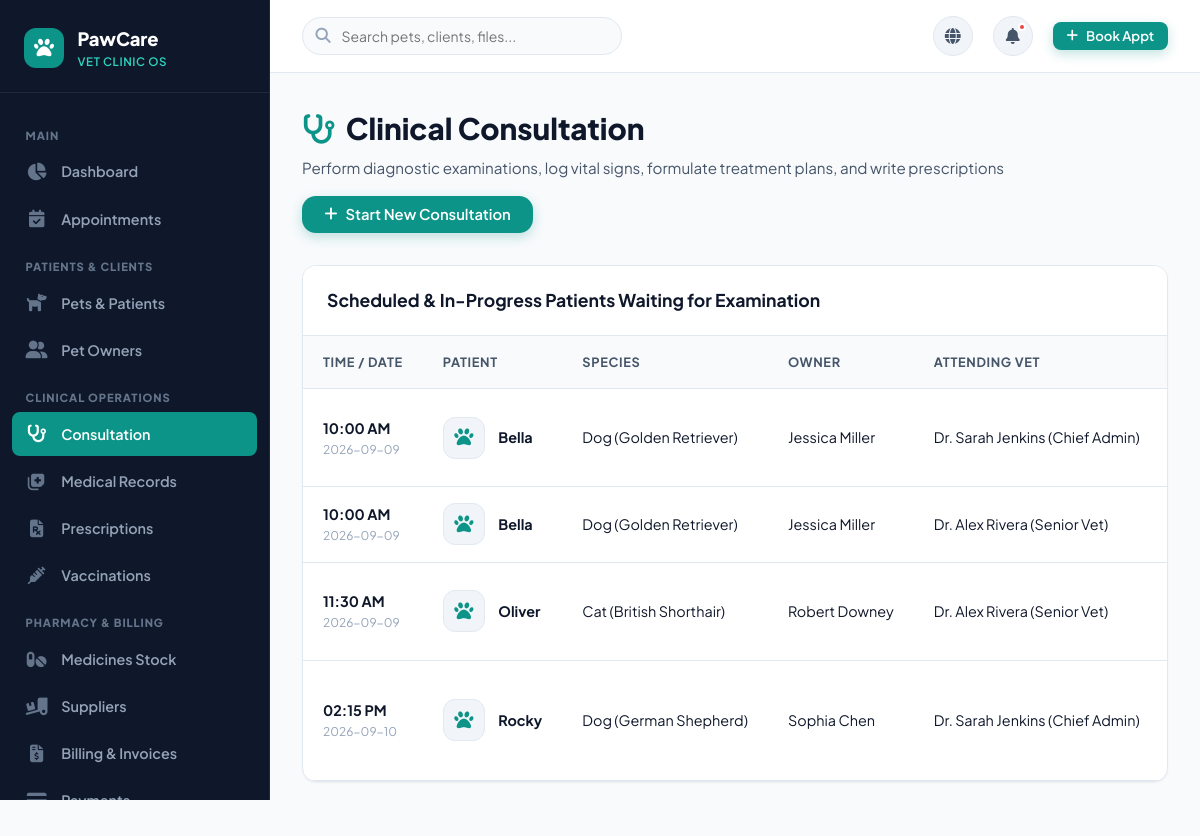
The page /consultation (signed in) on the database its author committed.
### tables this page shows
CREATE TABLE appointments (
    id INTEGER PRIMARY KEY AUTOINCREMENT,
    pet_id INTEGER NOT NULL,
    owner_id INTEGER NOT NULL,
    doctor_id INTEGER NOT NULL,
    appointment_date DATE NOT NULL,
    appointment_time VARCHAR(20) NOT NULL,
    reason TEXT NOT NULL,
    status VARCHAR(20) DEFAULT 'scheduled', -- 'scheduled', 'in_progress', 'completed', 'cancelled'
    notes TEXT,
    created_at TIMESTAMP DEFAULT CURRENT_TIMESTAMP,
    FOREIGN KEY (pet_id) REFERENCES pets (id) ON DELETE CASCADE,
    FOREIGN KEY (owner_id) REFERENCES owners (id) ON DELETE CASCADE,
    FOREIGN KEY (doctor_id) REFERENCES doctors (id) ON DELETE CASCADE
);

CREATE TABLE pets (
    id INTEGER PRIMARY KEY AUTOINCREMENT,
    owner_id INTEGER NOT NULL,
    name VARCHAR(80) NOT NULL,
    species VARCHAR(50) NOT NULL, -- Dog, Cat, Bird, Rabbit, Reptile, etc.
    breed VARCHAR(80),
    gender VARCHAR(10) DEFAULT 'Unknown', -- Male, Female, Neutered Male, Spayed Female
    date_of_birth DATE,
    age_years INTEGER DEFAULT 0,
    weight REAL DEFAULT 0.0, -- in kg
    color VARCHAR(50),
    microchip_id VARCHAR(100),
    photo VARCHAR(255) DEFAULT 'default_pet.png',
    allergies TEXT,
    medical_notes TEXT,
    created_at TIMESTAMP DEFAULT CURRENT_TIMESTAMP,
    FOREIGN KEY (owner_id) REFERENCES owners (id) ON DELETE CASCADE
);

CREATE TABLE owners (
    id INTEGER PRIMARY KEY AUTOINCREMENT,
    name VARCHAR(120) NOT NULL,
    email VARCHAR(120),
    phone VARCHAR(30) NOT NULL,
    address TEXT,
    city VARCHAR(80),
    emergency_contact VARCHAR(80),
    notes TEXT,
    created_at TIMESTAMP DEFAULT CURRENT_TIMESTAMP
);

CREATE TABLE users (
    id INTEGER PRIMARY KEY AUTOINCREMENT,
    username VARCHAR(80) UNIQUE NOT NULL,
    email VARCHAR(120) UNIQUE NOT NULL,
    password_hash VARCHAR(255) NOT NULL,
    full_name VARCHAR(120) NOT NULL,
    role VARCHAR(20) NOT NULL DEFAULT 'staff', -- 'admin', 'doctor', 'staff'
    phone VARCHAR(30),
    is_active INTEGER DEFAULT 1,
    created_at TIMESTAMP DEFAULT CURRENT_TIMESTAMP
);

### app.py (the view)
@app.route('/consultation')
@login_required
def consultation():
    db = get_db()
    today = date.today().strftime('%Y-%m-%d')
    appts = db.execute("""
        SELECT a.*, p.name as pet_name, p.species, p.breed, o.name as owner_name, u.full_name as doctor_name
        FROM appointments a
        JOIN pets p ON a.pet_id = p.id
        JOIN owners o ON a.owner_id = o.id
        JOIN doctors d ON a.doctor_id = d.id
        JOIN users u ON d.user_id = u.id
        WHERE a.status IN ('scheduled', 'in_progress')
        ORDER BY a.appointment_date ASC, a.appointment_time ASC
    """).fetchall()
    return render_template('consultation.html', appointments=appts)

### app.py (called while the page is built)
def get_db():
    if 'db' not in g:
        g.db = sqlite3.connect(
            app.config['DATABASE'],
            detect_types=sqlite3.PARSE_DECLTYPES
        )
        g.db.row_factory = sqlite3.Row
        g.db.execute("PRAGMA foreign_keys = ON;")
    return g.db

def init_db():
    db = get_db()
    cur = db.cursor()
    cur.execute("SELECT name FROM sqlite_master WHERE type='table' AND name='users';")
    if cur.fetchone() is None:
        if os.path.exists(app.config['SQL_SCHEMA']):
            with open(app.config['SQL_SCHEMA'], mode='r', encoding='utf-8') as f:
                db.cursor().executescript(f.read())
            db.commit()

@app.before_request
def setup_database_if_needed():
    init_db()

def login_required(view):
    from functools import wraps
    @wraps(view)
    def wrapped_view(**kwargs):
        if 'user_id' not in session:
            flash('Please log in to access this page.', 'warning')
            return redirect(url_for('login', next=request.url))
        return view(**kwargs)
    return wrapped_view

### templates/consultation.html (shortened to what this page needs)
{% extends "base.html" %}
{% block content %}
<div class="page-header">
  <div class="page-header-text">
    <h1><i class="fas fa-stethoscope" style="color: var(--primary);"></i> Clinical Consultation</h1>
    <p>Perform diagnostic examinations, log vital signs, formulate treatment plans, and write prescriptions</p>
  </div>
  {% if not is_creating %}
  <div class="page-actions">
    <a href="{{ url_for('add_consultation') }}" class="btn btn-primary">
      <i class="fas fa-plus"></i> Start New Consultation
    </a>
  </div>
  {% endif %}
</div>
{% if is_creating %}
<div class="form-card">
  <form action="{{ url_for('add_consultation') }}" method="POST" data-validate="true">
    {% if appointment %}
      <input type="hidden" name="appointment_id" value="{{ appointment.id }}">
      <input type="hidden" name="pet_id" value="{{ appointment.pet_id }}">
      <input type="hidden" name="doctor_id" value="{{ appointment.doc_id or appointment.doctor_id }}">
      <div style="background: var(--primary-light); padding: 1rem 1.25rem; border-radius: var(--border-radius-md); margin-bottom: 1.5rem; display: flex; justify-content: space-between; align-items: center;">
        <div>
          <strong style="color: var(--primary-dark); font-size: 1.05rem;"><i class="fas fa-paw"></i> Patient: {{ appointment.pet_name }} ({{ appointment.species }})</strong>
          <div style="font-size: 0.85rem; color: var(--text-secondary); margin-top: 0.2rem;">Owner: {{ appointment.owner_name }} &bull; Linked to Appointment #{{ appointment.id }}</div>
        </div>
        <span class="badge badge-info">In Consultation</span>
      </div>
    {% else %}
      <div class="form-section-title">
        <i class="fas fa-paw"></i> Patient & Doctor Assignment
      </div>
      <div class="form-grid-2">
        <div class="form-group">
          <label class="form-label">Patient Pet <span class="required">*</span></label>
          <select name="pet_id" class="form-control" required>
            <option value="">-- Choose Patient --</option>
            {% for p in pets %}
            <option value="{{ p.id }}">{{ p.name }} ({{ p.species }})</option>
            {% endfor %}
          </select>
        </div>
        <div class="form-group">
          <label class="form-label">Attending Veterinarian <span class="required">*</span></label>
          <select name="doctor_id" class="form-control" required>
            {% for d in doctors %}
            <option value="{{ d.id }}">{{ d.full_name }}</option>
            {% endfor %}
          </select>
        </div>
      </div>
    {% endif %}
    <div class="form-section-title">
      <i class="fas fa-heartbeat"></i> Patient Vitals Triage
    </div>
    <div class="form-grid-3" style="grid-template-columns: repeat(4, 1fr);">
      <div class="form-group">
        <label class="form-label">Body Temperature (°C)</label>
        <input type="number" step="0.1" name="temperature" class="form-control" placeholder="38.5 (Normal 38-39°C)">
      </div>
      <div class="form-group">
        <label class="form-label">Heart Rate (bpm)</label>
        <input type="number" name="heart_rate" class="form-control" placeholder="80-120 bpm">
      </div>
      <div class="form-group">
        <label class="form-label">Respiration Rate (rpm)</label>
        <input type="number" name="respiratory_rate" class="form-control" placeholder="15-30 rpm">
      </div>
      <div class="form-group">
        <label class="form-label">Current Weight (kg)</label>
        <input type="number" step="0.1" name="weight" value="{{ appointment.pet_weight if appointment else '' }}" class="form-control" placeholder="e.g. 28.5">
      </div>
    </div>
    <div class="form-section-title">
      <i class="fas fa-diagnoses"></i> Findings & Diagnosis
    </div>
    <div class="form-grid-2">
      <div class="form-group">
        <label class="form-label">Reported Symptoms & Clinical Signs <span class="required">*</span></label>
        <textarea name="symptoms" class="form-control" rows="3" placeholder="e.g. Head tilting, scratching right ear, bilateral brownish wax discharge" required>{{ appointment.reason if appointment else '' }}</textarea>
      </div>
      <div class="form-group">
        <label class="form-label">Primary Diagnosis <span class="required">*</span></label>
        <textarea name="diagnosis" class="form-control" rows="3" placeholder="e.g. Acute Otitis Externa (Bacterial / Malassezia)" required></textarea>
      </div>
    </div>
    <div class="form-section-title">
      <i class="fas fa-prescription-bottle-alt"></i> Treatment & Prescriptions
    </div>
    <div class="form-group">
      <label class="form-label">Treatment Plan & Medical Directives <span class="required">*</span></label>
      <textarea name="treatment_plan" class="form-control" rows="3" placeholder="Clean ears with antiseptic wash. Prescribe topical antibacterial/antifungal drops and oral NSAID for 7 days." required></textarea>
    </div>
    <div style="background: var(--bg-subtle); padding: 1.5rem; border-radius: var(--border-radius-md); border: 1px solid var(--border-color); margin-bottom: 1.5rem;">
      <div style="display: flex; justify-content: space-between; align-items: center; margin-bottom: 1rem;">
        <h4 style="font-size: 0.95rem; font-weight: 700; color: var(--text-primary);">
          <i class="fas fa-pills" style="color: var(--primary);"></i> Add Prescribed Medications
        </h4>
        <button type="button" class="btn btn-outline btn-sm" id="addPrescriptionItemBtn">
          <i class="fas fa-plus"></i> Add Medicine Row
        </button>
      </div>
      <div id="prescriptionItemsContainer">
      </div>
    </div>
    <div class="form-grid-2">
      <div class="form-group">
        <label class="form-label">Dietary & Nutritional Notes</label>
        <input type="text" name="dietary_notes" class="form-control" placeholder="e.g. Hypoallergenic diet, withhold dairy">
      </div>
      <div class="form-group">
        <label class="form-label">Recommended Follow-up Visit Date</label>
        <input type="date" name="follow_up_date" class="form-control">
      </div>
    </div>
    <div class="form-actions">
      <a href="{{ url_for('consultation') }}" class="btn btn-secondary">Cancel</a>
      <button type="submit" class="btn btn-primary btn-lg">
        <i class="fas fa-check-circle"></i> Save Consultation & Medical Chart
      </button>
    </div>
  </form>
</div>
{% else %}
<div class="table-wrapper">
  <div class="table-toolbar">
    <h3 style="font-size: 1.1rem; font-weight: 700;">Scheduled & In-Progress Patients Waiting for Examination</h3>
  </div>
  {% if appointments %}
  <div class="table-responsive">
    <table class="custom-table">
      <thead>
        <tr>
          <th>Time / Date</th>
          <th>Patient</th>
          <th>Species</th>
          <th>Owner</th>
          <th>Attending Vet</th>
          <th>Chief Complaint</th>
        </tr>
      </thead>
      <tbody>
        {% for a in appointments %}
        <tr>
          <td>
            <strong>{{ a.appointment_time }}</strong>
            <div style="font-size: 0.75rem; color: var(--text-muted);">{{ a.appointment_date }}</div>
          </td>
          <td>
            <div class="table-user-cell">
              <div class="table-avatar"><i class="fas fa-paw"></i></div>
              <div class="table-user-info">
                <a href="{{ url_for('pet_details', id=a.pet_id) }}" class="name">{{ a.pet_name }}</a>
              </div>
            </div>
          </td>
          <td>{{ a.species }} ({{ a.breed or 'Mixed' }})</td>
          <td>{{ a.owner_name }}</td>
          <td>{{ a.doctor_name }}</td>
          <td style="max-width: 220px; white-space: normal; font-size: 0.85rem;">{{ a.reason }}</td>
        </tr>
        {% endfor %}
      </tbody>
    </table>
  </div>
  {% endif %}
</div>
{% endif %}
{% endblock %}

### static/css/style.css (style rules this page uses)
:root { --primary: #0d9488; --primary-hover: #0f766e; --primary-light: #ccfbf1; --primary-dark: #115e59; --secondary: #6366f1; --secondary-light: #e0e7ff; --accent: #f59e0b; --accent-light: #fef3c7; --success: #10b981; --success-light: #d1fae5; --danger: #ef4444; --danger-light: #fee2e2; --warning: #f59e0b; --info: #0284c7; --info-light: #e0f2fe; --bg-main: #f8fafc; --bg-card: #ffffff; --bg-sidebar: #0f172a; --bg-subtle: #f1f5f9; --text-primary: #0f172a; --text-secondary: #475569; --text-muted: #94a3b8; --text-light: #f8fafc; --border-color: #e2e8f0; --border-radius-sm: 8px; --border-radius-md: 14px; --border-radius-lg: 20px; --border-radius-full: 9999px; --shadow-sm: 0 1px 2px 0 rgba(0, 0, 0, 0.05); --shadow-md: 0 4px 6px -1px rgba(0, 0, 0, 0.07), 0 2px 4px -1px rgba(0, 0, 0, 0.04); --shadow-lg: 0 10px 15px -3px rgba(0, 0, 0, 0.08), 0 4px 6px -2px rgba(0, 0, 0, 0.04); --shadow-xl: 0 20px 25px -5px rgba(0, 0, 0, 0.1), 0 10px 10px -5px rgba(0, 0, 0, 0.04); --transition: all 0.25s cubic-bezier(0.4, 0, 0.2, 1); }
* { margin: 0; padding: 0; box-sizing: border-box; }
body { font-family: 'Plus Jakarta Sans', -apple-system, BlinkMacSystemFont, sans-serif; background-color: var(--bg-main); color: var(--text-primary); line-height: 1.6; overflow-x: hidden; }
a { color: inherit; text-decoration: none; transition: var(--transition); }
.btn { display: inline-flex; align-items: center; justify-content: center; gap: 0.5rem; font-weight: 600; font-size: 0.925rem; padding: 0.65rem 1.35rem; border-radius: var(--border-radius-md); border: 1px solid transparent; cursor: pointer; transition: var(--transition); line-height: 1; }
.btn-primary { background-color: var(--primary); color: #ffffff; box-shadow: 0 4px 12px rgba(13, 148, 136, 0.25); }

### static/css/dashboard.css (style rules this page uses)
.page-header { display: flex; align-items: center; justify-content: space-between; margin-bottom: 2rem; flex-wrap: wrap; gap: 1rem; }
.page-header-text h1 { font-size: 1.85rem; font-weight: 800; color: var(--text-primary); display: flex; align-items: center; gap: 0.65rem; }
.page-header-text p { color: var(--text-secondary); font-size: 0.95rem; margin-top: 0.2rem; }
.page-actions { display: flex; align-items: center; gap: 0.75rem; }

### static/css/tables.css (style rules this page uses)
.table-wrapper { background: #ffffff; border-radius: var(--border-radius-md); border: 1px solid var(--border-color); box-shadow: var(--shadow-sm); overflow: hidden; margin-bottom: 2rem; }
.table-toolbar { padding: 1.25rem 1.5rem; display: flex; align-items: center; justify-content: space-between; border-bottom: 1px solid var(--border-color); background: #ffffff; flex-wrap: wrap; gap: 1rem; }
.table-responsive { width: 100%; overflow-x: auto; -webkit-overflow-scrolling: touch; }
.custom-table { width: 100%; border-collapse: collapse; text-align: left; font-size: 0.9rem; }
.custom-table th { background-color: #f8fafc; color: var(--text-secondary); font-weight: 700; font-size: 0.8rem; text-transform: uppercase; letter-spacing: 0.05em; padding: 1rem 1.25rem; border-bottom: 1px solid var(--border-color); white-space: nowrap; }
.custom-table td { padding: 1rem 1.25rem; border-bottom: 1px solid var(--border-color); color: var(--text-primary); vertical-align: middle; white-space: nowrap; }
.custom-table tbody tr { transition: var(--transition); }
.table-user-cell { display: flex; align-items: center; gap: 0.85rem; }
.table-avatar { width: 42px; height: 42px; border-radius: 12px; object-fit: cover; background: var(--bg-subtle); border: 1px solid var(--border-color); display: flex; align-items: center; justify-content: center; color: var(--primary); font-size: 1.2rem; }
.table-user-info .name { font-weight: 700; color: var(--text-primary); display: block; }

### rows shown on the page
appointments: appointment_time "10:00 AM", appointment_date "2026-09-09", pet_name "Bella", species "Dog", breed "Golden Retriever", owner_name "Jessica Miller", doctor_name "Dr. Sarah Jenkins (Chief Admin)"
appointments: appointment_time "10:00 AM", appointment_date "2026-09-09", pet_name "Bella", species "Dog", breed "Golden Retriever", owner_name "Jessica Miller", doctor_name "Dr. Alex Rivera (Senior Vet)"
appointments: appointment_time "11:30 AM", appointment_date "2026-09-09", pet_name "Oliver", species "Cat", breed "British Shorthair", owner_name "Robert Downey", doctor_name "Dr. Alex Rivera (Senior Vet)"
appointments: appointment_time "02:15 PM", appointment_date "2026-09-10", pet_name "Rocky", species "Dog", breed "German Shepherd", owner_name "Sophia Chen", doctor_name "Dr. Sarah Jenkins (Chief Admin)"
